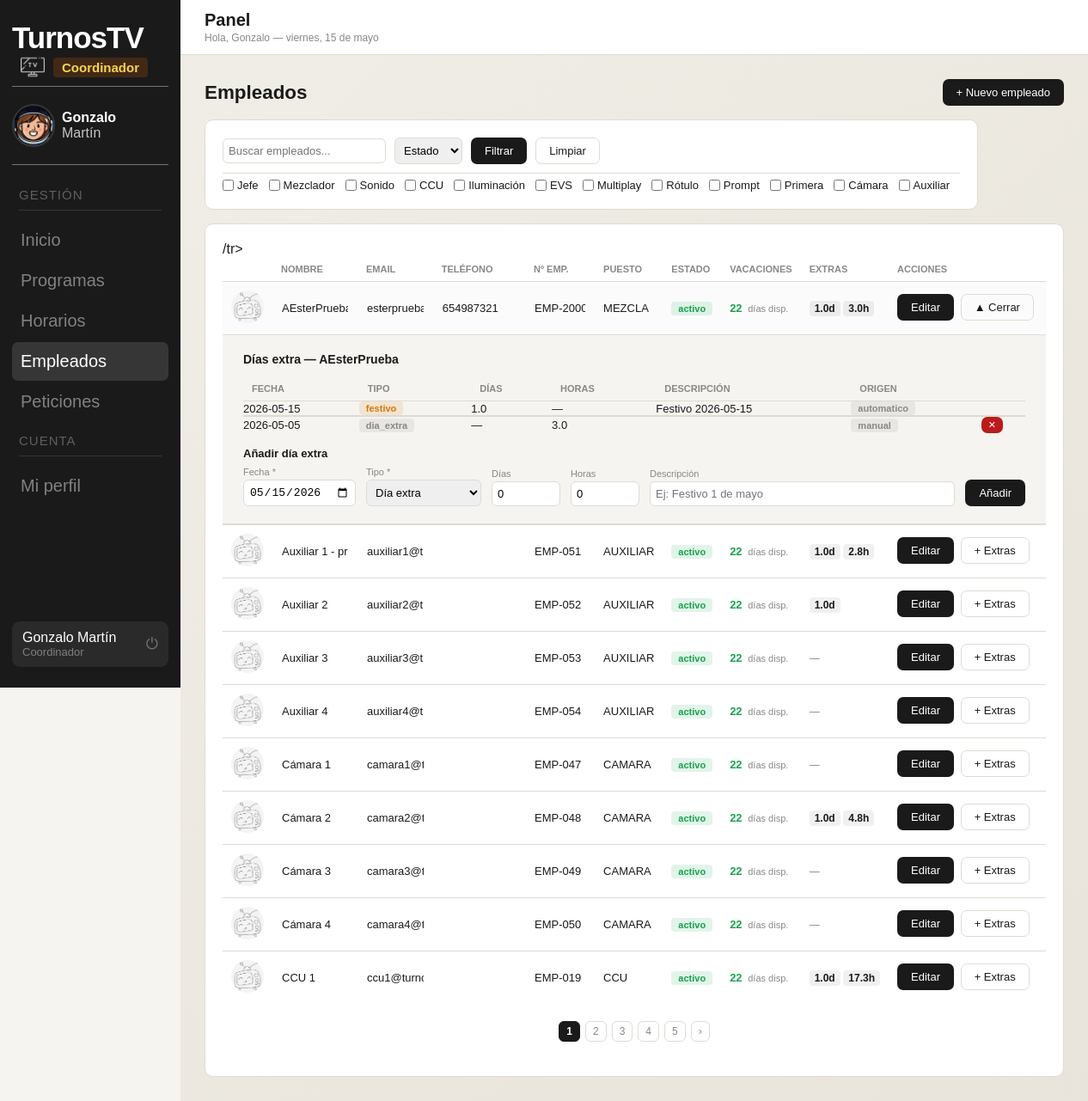
Before: /panel_coordinador/empleados.php?expandir=55 (signed in) with the older database file.
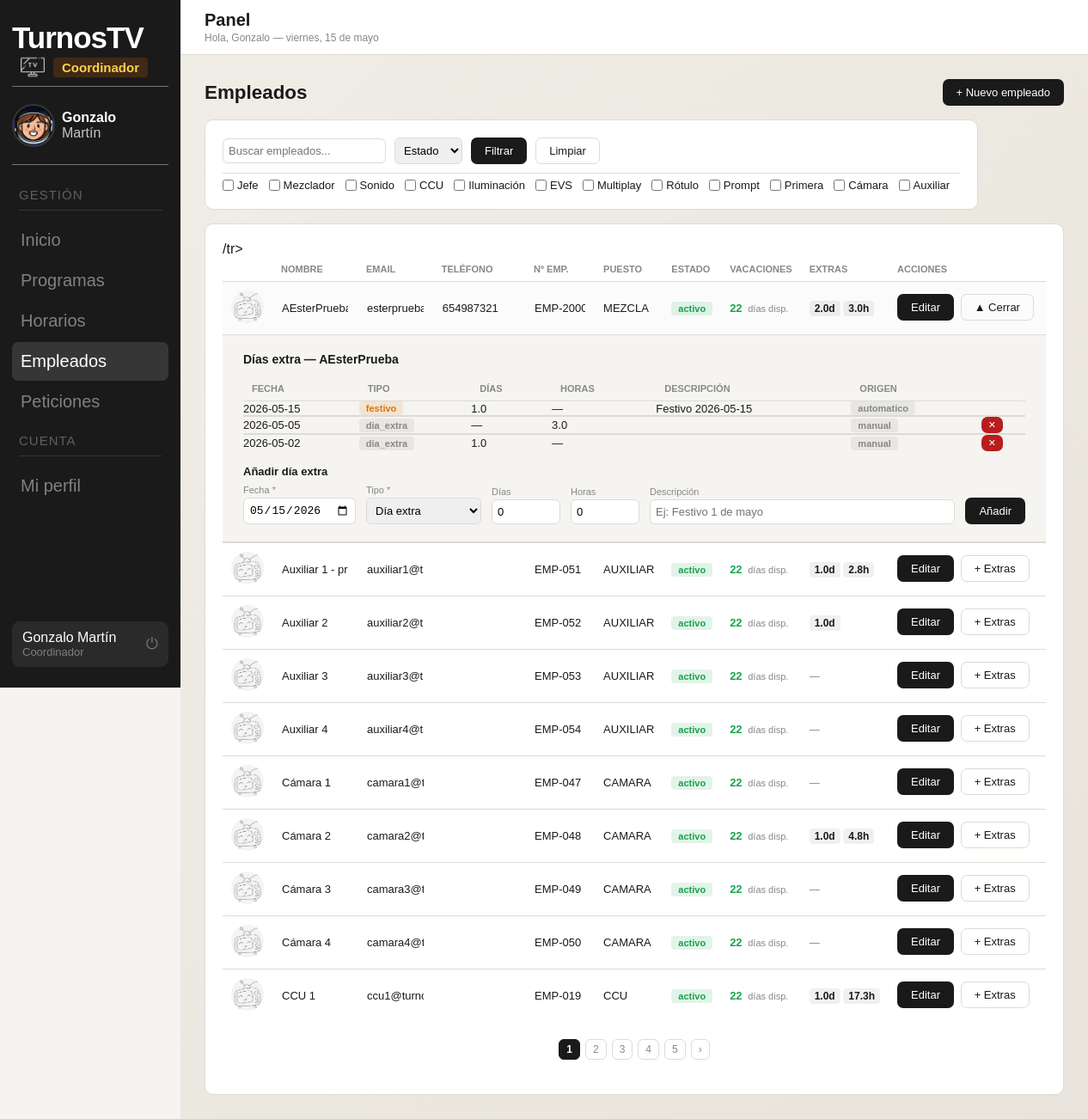
After: the same page with the newer database file.
### tables this page shows
CREATE TABLE `usuarios` (
  `id` int(11) NOT NULL,
  `nombre` varchar(100) NOT NULL,
  `email` varchar(150) NOT NULL,
  `password` varchar(255) NOT NULL,
  `rol` enum('administrador','coordinador','director','empleado') NOT NULL DEFAULT 'empleado',
  `estado` enum('activo','inactivo') NOT NULL DEFAULT 'activo',
  `foto_perfil` varchar(255) DEFAULT NULL,
  `telefono` varchar(20) DEFAULT NULL
);

CREATE TABLE `empleados` (
  `id` int(11) NOT NULL,
  `usuario_id` int(11) NOT NULL,
  `num_empleado` varchar(20) NOT NULL,
  `puesto` varchar(100) NOT NULL,
  `vacaciones_total` int(11) NOT NULL DEFAULT 22,
  `vacaciones_gastadas` int(11) NOT NULL DEFAULT 0
);

CREATE TABLE `dias_extra` (
  `id` int(11) NOT NULL,
  `empleado_id` int(11) NOT NULL,
  `fecha` date NOT NULL,
  `tipo` enum('festivo','hora_extra','dia_extra') NOT NULL,
  `horas` decimal(4,2) DEFAULT 0.00,
  `dias` decimal(4,2) DEFAULT 0.00,
  `descripcion` varchar(255) DEFAULT '',
  `turno_id` int(11) DEFAULT NULL,
  `origen` enum('manual','automatico') NOT NULL DEFAULT 'manual',
  `created_at` timestamp NOT NULL DEFAULT current_timestamp(),
  `fecha_turno` date DEFAULT NULL
);

### panel_coordinador/empleados.php (the view, shortened to what the rows shown need)
<?php
$conn = new mysqli("localhost", "root", "", "turnostv");
$conn->set_charset("utf8mb4");
$expandir = (int) ($_GET['expandir'] ?? 0);
$pagina = max(1, (int) ($_GET['pagina'] ?? 1));
$por_pagina = 10;
$offset = ($pagina - 1) * $por_pagina;
$sql = "
    SELECT u.id, u.nombre, u.email, u.telefono, u.foto_perfil, u.estado,
           e.id as emp_id, e.num_empleado, e.puesto,
           e.vacaciones_total, e.vacaciones_gastadas,
           (e.vacaciones_total - e.vacaciones_gastadas) as vacaciones_disponibles,
           COALESCE(SUM(d.dias), 0) as extra_dias,
           COALESCE(SUM(d.horas), 0) as extra_horas
    FROM usuarios u
    LEFT JOIN empleados e ON e.usuario_id = u.id
    LEFT JOIN dias_extra d ON d.empleado_id = e.id
    WHERE u.rol = 'empleado'
";
$sql .= " GROUP BY u.id ORDER BY u.nombre ASC LIMIT $por_pagina OFFSET $offset";
$stmt = $conn->prepare($sql);
$stmt->execute();
$result = $stmt->get_result();
?>
<!DOCTYPE html>
<html lang="es">
<head>
    <link rel="stylesheet" href="../fragmentos/styles/base.css">
    <link rel="stylesheet" href="styles/empleados.css">
</head>
<body>
    <?php include '../fragmentos/sidebar.php'; ?>
    <div class="content">
        <div class="body">
            <div class="emp-header">
                <h2 class="emp-titulo">Empleados</h2>
            </div>
            <div class="card">
                <div class="table-responsive">
                    <table class="table">
                        <thead>
                            <tr>
                                <th></th>
                                <th>Nombre</th>
                                <th>Email</th>
                                <th>Teléfono</th>
                                <th>Nº Emp.</th>
                                <th>Puesto</th>
                                <th>Estado</th>
                                <th>Vacaciones</th>
                                <th>Extras</th>
                                <th>Acciones</th>
                            </tr>
                        </thead>
                        <tbody> <?php while ($row = $result->fetch_assoc()):
                            $bc = match ($row['estado'] ?? '') {
                                'activo' => 'badge-ok',
                                'inactivo' => 'badge-neutro',
                                default => 'badge-neutro'
                            };
                            $tiene_error = isset($error_fila) && $error_fila === $row['id'];
                            $esta_expandido = $expandir === $row['id'];
                            $extras = [];
                            if ($esta_expandido) {
                                $eq = $conn->prepare("SELECT * FROM dias_extra WHERE empleado_id = ? ORDER BY fecha DESC");
                                $eq->bind_param("i", $row['emp_id']);
                                $eq->execute();
                                $extras = $eq->get_result()->fetch_all(MYSQLI_ASSOC);
                            }
                            ?>
                                <form method="POST">
                                    <tr
                                        class="<?= $tiene_error ? 'fila-con-error' : '' ?> <?= $esta_expandido ? 'fila-expandida' : '' ?>">
                                        <td><img class="avatar"
                                                src="<?= !empty($row['foto_perfil']) ? htmlspecialchars($row['foto_perfil']) : '../img/default.png' ?>">
                                        </td>
                                        <td><input class="ev-input input <?= $tiene_error ? 'ev-activo' : '' ?>"
                                                name="nombre" type="text" <?= $tiene_error ? '' : 'disabled' ?>
                                                value="<?= htmlspecialchars($row['nombre'] ?? '') ?>"></td>
                                        <td><input class="ev-input input <?= $tiene_error ? 'ev-activo' : '' ?>"
                                                name="email" type="email" <?= $tiene_error ? '' : 'disabled' ?>
                                                value="<?= htmlspecialchars($row['email'] ?? '') ?>"></td>
                                        <td><input class="ev-input input <?= $tiene_error ? 'ev-activo' : '' ?>"
                                                name="telefono" type="tel" <?= $tiene_error ? '' : 'disabled' ?>
                                                value="<?= htmlspecialchars($row['telefono'] ?? '') ?>"></td>
                                        <td>
                                            <input class="ev-input input <?= $tiene_error ? 'ev-activo ev-error' : '' ?>"
                                                name="num_empleado" <?= $tiene_error ? '' : 'disabled' ?>
                                                value="<?= htmlspecialchars($row['num_empleado'] ?? '') ?>">
                                        </td>
                                        <td>
                                            <span class="ev-vista <?= $tiene_error ? 'ev-oculto' : '' ?>">
                                                <?= htmlspecialchars($row['puesto'] ?? '-') ?>
                                        </span>
                                        </td>
                                        <td>
                                            <span class="ev-vista badge <?= $bc ?> <?= $tiene_error ? 'ev-oculto' : '' ?>">
                                                <?= htmlspecialchars($row['estado'] ?? '-') ?>
                                            </span>
                                        </td>
                                        <td class="td-vacaciones">
                                            <span class="ev-vista">
                                                <span class="vac-disponibles"><?= $row['vacaciones_disponibles'] ?></span>
                                                <span class="vac-label"> días disp.</span>
                                            </span>
                                        </td>
                                        <td class="td-extras">
                                            <span class="ev-vista">
                                                <?php if ($row['extra_dias'] > 0 || $row['extra_horas'] > 0): ?>
                                                    <?php if ($row['extra_dias'] > 0): ?>
                                                        <span class="extra-chip"><?= number_format($row['extra_dias'], 1) ?>d</span>
                                                    <?php endif; ?>
                                                    <?php if ($row['extra_horas'] > 0): ?>
                                                        <span class="extra-chip"><?= number_format($row['extra_horas'], 1) ?>h</span>
                                                    <?php endif; ?>
                                                <?php else: ?>
                                                    <span class="text-suave">—</span>
                                                <?php endif; ?>
                                            </span>
                                        </td>
                                        <td class="td-acciones">
                                            <button type="button" class="btn ev-btn-editar" <?= $tiene_error ? 'style="display:none"' : '' ?>>Editar</button>
                                            <a href="empleados.php?expandir=<?= $esta_expandido ? 0 : $row['id'] ?>"
                                                class="btn btn-outline btn-extras-toggle">
                                                <?= $esta_expandido ? '▲ Cerrar' : '+ Extras' ?>
                                            </a>
                                        </td>
                                    </tr>
                                    </form>
                <?php if ($esta_expandido): ?>
                <tr class="fila-detalle">
                        <td colspan="10">
                            <div class="detalle-box">
                                <div class="detalle-header">
                                    <strong>Días extra — <?= htmlspecialchars($row['nombre']) ?></strong>
                                </div>
                                <?php if (!empty($extras)): ?>
                                    <table class="table table-extras">
                                        <thead>
                                            <tr>
                                                <th>Fecha</th>
                                                <th>Tipo</th>
                                                <th>Días</th>
                                                <th>Horas</th>
                                                <th>Descripción</th>
                                                <th>Origen</th>
                                                <th></th>
                                            </tr>
                                        </thead>
                                        <tbody>
                                            <?php foreach ($extras as $ex): ?>
                                                <tr>
                                                    <td><?= htmlspecialchars($ex['fecha']) ?></td>
                                                    <td>
                                                        <span class="badge <?= $ex['tipo'] === 'festivo' ? 'badge-aviso' : 'badge-neutro' ?>">
                                                            <?= htmlspecialchars($ex['tipo']) ?>
                                                        </span>
                                                    </td>
                                                    <td><?= $ex['dias'] > 0 ? number_format($ex['dias'], 1) : '—' ?></td>
                                                    <td><?= $ex['horas'] > 0 ? number_format($ex['horas'], 1) : '—' ?></td>
                                                    <td><?= htmlspecialchars($ex['descripcion']) ?></td>
                                                    <td><span class="badge badge-neutro"><?= $ex['origen'] ?></span></td>
                                                    <td>
                                                        <?php if ($ex['origen'] === 'manual'): ?>
                                                            <form method="POST" style="display:inline;">
                                                                <button type="submit" class="btn btn-peligro btn-sm">✕</button>
                                                            </form>
                                                        <?php endif; ?>
                                                    </td>
                                                </tr>
                                            <?php endforeach; ?>
                                        </tbody>
                                    </table>
                                <?php else: ?>
                                    <p class="text-suave" style="margin:8px 0 16px;">No hay días extra registrados.</p>
                                <?php endif; ?>
                                                <div class="detalle-form-titulo">Añadir día extra</div>
                                                <form method="POST" class="form-extra">
                                    <div class="form-extra-grid">
                                        <div>
                                            <label class="mini-label">Fecha *</label>
                                            <input class="input" type="date" name="fecha" required value="<?= date('Y-m-d') ?>">
                                        </div>
                                        <div>
                                            <label class="mini-label">Tipo *</label>
                                            <select class="input" name="tipo" required>
                                                <option value="dia_extra">Día extra</option>
                                            </select>
                                        </div>
                                        <div>
                                            <label class="mini-label">Días</label>
                                            <input class="input" type="number" name="dias" min="0" step="0.5" value="0" style="width:80px;">
                                        </div>
                                        <div>
                                            <label class="mini-label">Horas</label>
                                            <input class="input" type="number" name="horas" min="0" step="0.5" value="0" style="width:80px;">
                                        </div>
                                        <div style="flex:2">
                                            <label class="mini-label">Descripción</label>
                                            <input class="input" type="text" name="descripcion" placeholder="Ej: Festivo 1 de mayo" style="width:100%;">
                                        </div>
                                        <div style="align-self:flex-end;">
                                            <button type="submit" class="btn">Añadir</button>
                                        </div>
                                    </div>
                                </form>
                                </div>
                                </td>
                                <?php endif; ?>
                                <?php endwhile; ?>
                                </tbody>
                                </table>
                                </div>
                                </div>
                                </div>
                </body>
                </html>

### fragmentos/sidebar.php (shortened to what the rows shown need)
<?php
$conn = new mysqli("localhost", "root", "", "turnostv");
$conn->set_charset("utf8mb4");
$usuario_id = $_SESSION['usuario_id'];
$stmt = $conn->prepare("SELECT email, foto_perfil FROM usuarios WHERE id = ?");
$stmt->bind_param("i", $usuario_id);
$stmt->execute();
$usuario = $stmt->get_result()->fetch_assoc();
$nombre = $_SESSION['nombre'] ?? 'Usuario';
$partes = explode(' ', $nombre);
$apellido = $partes[1] ?? '';
?>
<aside class="sidebar">
  <div class="sidebar-profile">
    <img src="<?= !empty($usuario['foto_perfil']) ? '../' . $usuario['foto_perfil'] : '../img/default.png' ?>"
      class="sidebar-avatar" onerror="this.src='../img/default.png'">
    <div class="sidebar-user-info">
      <div class="sidebar-user-name"><?= htmlspecialchars($partes[0]) ?></div>
      <div class="sidebar-user-name" style="font-weight:400;opacity:0.75;"><?= htmlspecialchars($apellido) ?></div>
    </div>
  </div>
</aside>

Changed rows visible on the page:
computed for empleados "MEZCLA": extra_dias "1.0" → "2.0"
added dias_extra: fecha "2026-05-02", tipo "dia_extra", dias "1.0", origen "manual", shown under empleados "MEZCLA"
